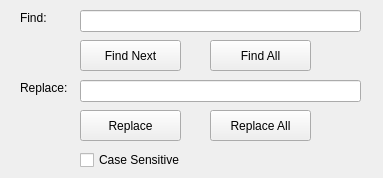
<?xml version="1.0" encoding="UTF-8"?>
<ui version="4.0">
 <class>FindReplaceDialog</class>
 <widget class="QWidget" name="FindReplaceDialog">
  <property name="geometry">
   <rect>
    <x>0</x>
    <y>0</y>
    <width>383</width>
    <height>178</height>
   </rect>
  </property>
  <property name="windowTitle">
   <string>Find and Replace</string>
  </property>
  <widget class="QLineEdit" name="findText">
   <property name="geometry">
    <rect>
     <x>80</x>
     <y>10</y>
     <width>281</width>
     <height>22</height>
    </rect>
   </property>
  </widget>
  <widget class="QLabel" name="findLabel">
   <property name="geometry">
    <rect>
     <x>20</x>
     <y>10</y>
     <width>62</width>
     <height>16</height>
    </rect>
   </property>
   <property name="text">
    <string>Find:</string>
   </property>
  </widget>
  <widget class="QLabel" name="replaceLabel">
   <property name="geometry">
    <rect>
     <x>20</x>
     <y>80</y>
     <width>62</width>
     <height>16</height>
    </rect>
   </property>
   <property name="text">
    <string>Replace:</string>
   </property>
  </widget>
  <widget class="QLineEdit" name="replaceText">
   <property name="geometry">
    <rect>
     <x>80</x>
     <y>80</y>
     <width>281</width>
     <height>22</height>
    </rect>
   </property>
  </widget>
  <widget class="QPushButton" name="findButton">
   <property name="geometry">
    <rect>
     <x>210</x>
     <y>40</y>
     <width>101</width>
     <height>31</height>
    </rect>
   </property>
   <property name="text">
    <string>Find All</string>
   </property>
  </widget>
  <widget class="QCheckBox" name="caseSensitive">
   <property name="geometry">
    <rect>
     <x>80</x>
     <y>150</y>
     <width>111</width>
     <height>20</height>
    </rect>
   </property>
   <property name="text">
    <string>Case Sensitive</string>
   </property>
  </widget>
  <widget class="QPushButton" name="replaceButton">
   <property name="geometry">
    <rect>
     <x>80</x>
     <y>110</y>
     <width>101</width>
     <height>31</height>
    </rect>
   </property>
   <property name="text">
    <string>Replace</string>
   </property>
  </widget>
  <widget class="QPushButton" name="replaceAll">
   <property name="geometry">
    <rect>
     <x>210</x>
     <y>110</y>
     <width>101</width>
     <height>31</height>
    </rect>
   </property>
   <property name="text">
    <string>Replace All</string>
   </property>
  </widget>
  <widget class="QPushButton" name="findNext">
   <property name="geometry">
    <rect>
     <x>80</x>
     <y>40</y>
     <width>101</width>
     <height>31</height>
    </rect>
   </property>
   <property name="text">
    <string>Find Next</string>
   </property>
  </widget>
 </widget>
 <resources/>
 <connections/>
</ui>
